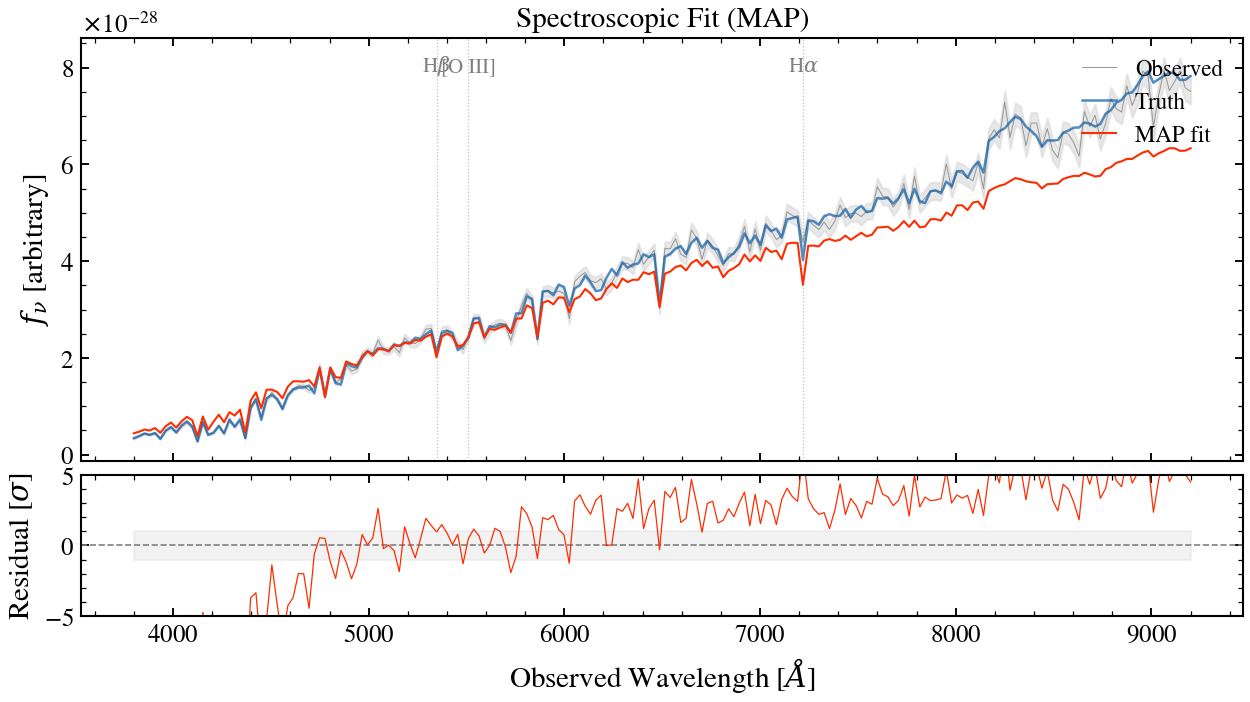

Python code for this plot:
"""
Spectroscopic SED Fit
======================

Generate a mock galaxy spectrum and fit it with tengri's MAP optimizer.
Shows the observed and model spectra with a residual panel below.

.. sphx-glr-precomputed-img:

.. image:: images/sphx_glr_plot_spectrum_fit_001.png
   :alt: plot_spectrum_fit
   :class: sphx-glr-single-img

"""

from pathlib import Path

import jax
import jax.numpy as jnp
import matplotlib.pyplot as plt
import numpy as np

from tengri import (
    Fitter,
    Fixed,
    Observation,
    Parameters,
    SEDModel,
    Spectroscopy,
    Uniform,
    load_ssp_data,
)
from tengri.analysis.plotting import setup_style

setup_style()


# --- Check for SSP data ---
def _find_ssp():
    """Locate SSP data from project root or docs/ (sphinx-gallery) cwd."""
    name = "ssp_prsc_miles_chabrier_wNE_logGasU-3.0_logGasZ0.0.h5"
    for p in [
        Path("data") / name,
        Path("../data") / name,
        Path("../../data") / name,
        Path("../../../data") / name,
    ]:
        if p.exists():
            return str(p)
    return None


SSP_PATH = _find_ssp()
if SSP_PATH is None:
    raise FileNotFoundError("SSP data not found — skipping example")

# --- Setup ---
REDSHIFT = 0.1
WAVE_OBS = jnp.linspace(3800.0, 9200.0, 200)

ssp_data = load_ssp_data(SSP_PATH)
obs = Observation(
    spectroscopy=Spectroscopy(wave_obs=WAVE_OBS),
)

spec = Parameters(
    sfh_tsnorm_log_peak_sfr=Uniform(-1.0, 2.5),
    sfh_tsnorm_peak_lbt_gyr=Uniform(0.5, 12.0),
    sfh_tsnorm_width_gyr=Uniform(0.3, 5.0),
    sfh_tsnorm_skew=Uniform(-3.0, 3.0),
    sfh_tsnorm_trunc=Uniform(1.0, 10.0),
    met_logzsol=Uniform(-2.0, 0.2),
    dust_tau_bc=Fixed(0.3),
    dust_tau_diff=Fixed(0.2),
    dust_slope=Fixed(-0.7),
    redshift=Fixed(REDSHIFT),
)
model = SEDModel(spec, ssp_data, observation=obs)

# --- Generate mock spectrum ---
true_params = spec.sample(jax.random.PRNGKey(42))
mock = model.mock_spectrum(true_params, WAVE_OBS, snr=30.0, key=jax.random.PRNGKey(1))

# --- Fit with MAP ---
fitter = Fitter(model, mock.flux_obs, mock.noise, data_type="spectroscopy")
posterior = fitter.run("map", optimizer="adam", n_steps=500, verbose=False)
best_spec = model.predict_spectrum(posterior.params, WAVE_OBS)

# --- Plot ---
wave = np.array(WAVE_OBS)
fig, (ax, ax_res) = plt.subplots(
    2, 1, figsize=(10, 5), height_ratios=[3, 1], sharex=True, gridspec_kw={"hspace": 0.05}
)

ax.plot(wave, np.array(mock.flux_obs), color="0.6", lw=0.5, label="Observed")
ax.fill_between(
    wave,
    np.array(mock.flux_obs - mock.noise),
    np.array(mock.flux_obs + mock.noise),
    color="0.85",
    alpha=0.6,
)
ax.plot(wave, np.array(mock.flux_true), "C0-", lw=1.2, label="Truth", alpha=0.7)
ax.plot(wave, np.array(best_spec), "C3-", lw=1.0, label="MAP fit")
ax.set_ylabel(r"$f_\nu$ [arbitrary]")
ax.legend(frameon=False, loc="upper right")
ax.set_title("Spectroscopic Fit (MAP)")

# Spectral feature labels
features = {"H$\\beta$": 4861, "[O III]": 5007, "H$\\alpha$": 6563}
for name, lam_rest in features.items():
    lam_obs = lam_rest * (1 + REDSHIFT)
    if wave[0] < lam_obs < wave[-1]:
        ax.axvline(lam_obs, ls=":", color="grey", lw=0.6, alpha=0.5)
        ax.text(lam_obs, ax.get_ylim()[1] * 0.92, name, fontsize=10, ha="center", color="grey")

residuals = (np.array(mock.flux_obs) - np.array(best_spec)) / np.array(mock.noise)
ax_res.axhline(0, color="0.5", ls="--", lw=0.8)
ax_res.plot(wave, residuals, "C3-", lw=0.6)
ax_res.fill_between(wave, -1, 1, color="0.9", alpha=0.5)
ax_res.set_xlabel(r"Observed Wavelength [$\AA$]")
ax_res.set_ylabel(r"Residual [$\sigma$]")
ax_res.set_ylim(-5, 5)

fig.tight_layout()
plt.savefig("plot_spectrum_fit.png", dpi=150, bbox_inches="tight")
plt.show()
